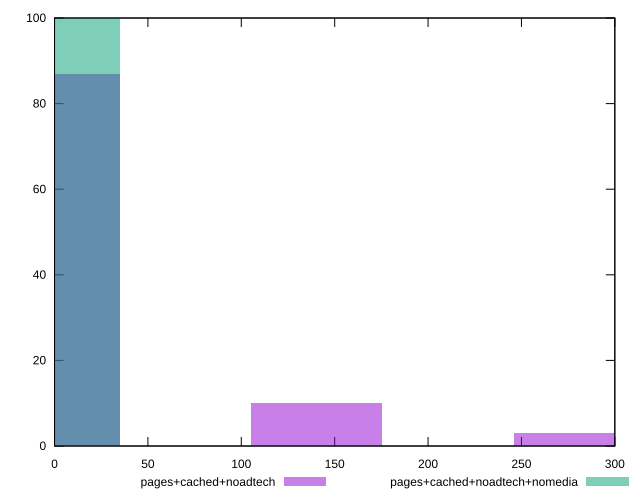

Here is the gnuplot script that generated this plot:
reset

$pagesCachedNoadtech <<EOF
280.87625462165107 3
0 87
140.43812731082554 10
EOF

$pagesCachedNoadtechNomedia <<EOF
0 100
EOF

set key outside below
set boxwidth 70.21906365541277
set xrange [0:300]
set yrange [0:100]
set trange [0:100]
set style fill transparent solid 0.5 noborder
set terminal svg size 640, 500 enhanced background rgb 'white'
set output "report_00019_2021-02-10T18-14-37.922Z//unminified-javascript/comparison/histogram/2_vs_3.svg"

plot $pagesCachedNoadtech title "pages+cached+noadtech" with boxes, \
     $pagesCachedNoadtechNomedia title "pages+cached+noadtech+nomedia" with boxes

reset
